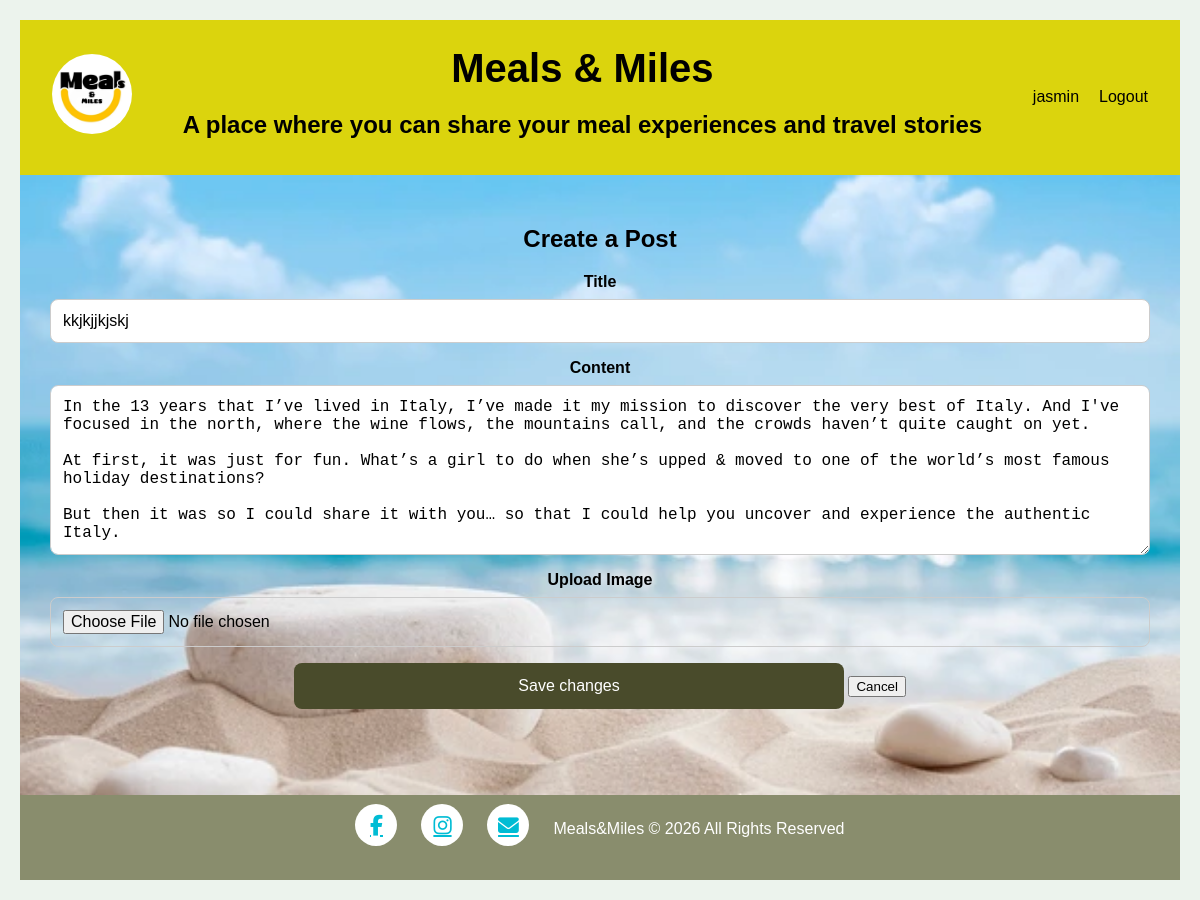
Page /edit_post/2 (signed in) on the earlier database version.
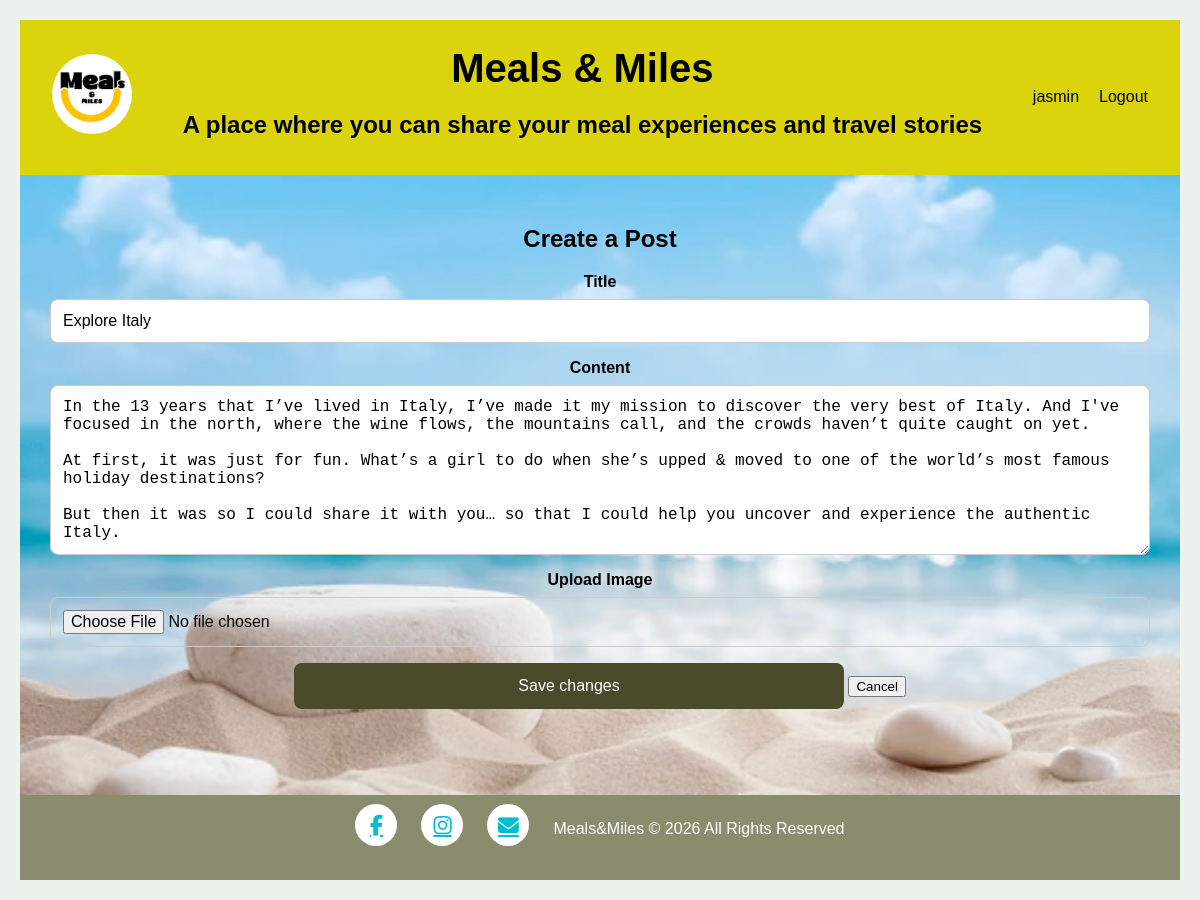
Same page on the later database version.
### Database/models.py (models this page shows)
class Post(db.Model):
        id = db.Column(db.Integer, primary_key=True)
        title = db.Column(db.String(200))
        content = db.Column(db.Text)
        image = db.Column(db.String(255))
        user_id = db.Column(db.Integer, db.ForeignKey('user.id'))
        likes = db.relationship('Like',backref='post', lazy=True, cascade="all, delete-orphan")
        comments = db.relationship('Comment',backref='post', lazy=True, cascade="all, delete-orphan")

### Database/views.py (the view, shortened to what this page needs)
@views.route('/edit_post/<int:post_id>', methods=['GET', 'POST'])
@login_required
def edit_post(post_id):
    print ("Edit post route reached")
    post = Post.query.get_or_404(post_id)
    print("Post ID:", post.id)
    print("Post owner:", post.user_id)
    print("Current user:", current_user.id)
    if post.user_id != current_user.id:
        return redirect(url_for('views.account'))
    return render_template('edit_post.html',post=post)

### Database/__init__.py (called while the page is built)
@login_manager.user_loader
def load_user(user_id):
    from .models import User
    return User.query.get(int(user_id))

### Database/templates/edit_post.html (shortened to what this page needs)
<!DOCTYPE html>
<html lang="en">
    <head>
        <link rel="stylesheet" href="../static/css/create.css"/>
        <link rel="stylesheet" href="https://cdnjs.cloudflare.com/ajax/libs/font-awesome/6.5.1/css/all.min.css">
    </head>
    <body>
        <nav class="navbar">
            <div class="nav-left">
              <img src="{{ url_for('static', filename='images/logo.png') }}" alt="LOGO" class="logo">
            </div>
            <div class="nav-center">
                <h1 class="main-heading">Meals & Miles</h1>
                <h2>A place where you can share your meal experiences and travel stories</h2>
            </div>
            <div class="nav-right" id= "navRight">
                <a href="/account">{{ current_user.username }}</a>
                <a href="{{ url_for('views.logout') }}">Logout</a>
            </div>
        </nav>
        <section class="main">
            <div class="edit-post">
               <h2>Create a Post</h2>
                    <form action="{{ url_for('views.edit_post' , post_id=post.id) }}" method="POST" enctype="multipart/form-data" id="postForm">
                    <div class="form-group">
                        <label for="title">Title</label>
                        <input type="text" id="title" name="title" value="{{ post.title}}" required>
                    </div>
                    <div class="form-group">
                        <label for="content">Content</label>
                        <textarea id="content" name="content" rows="8" required >{{ post.content }} </textarea>
                    </div>
                    <div class="form-group">
                        <label for="image">Upload Image</label>
                        <input type="file" id="image" name="image" accept="image/*">
                    </div>
                    <button type="submit" class="submit-btn"> Save changes</button>
                    <button type="button" class="cancel-btn" onclick="window.location.href='/account'">Cancel </button>
                    </form>
            </div>
        </section>
        <footer class="footer">
            <div class="footer-icons">
                <a href="https://www.facebook.com/mealsandmiles">
                <i class="fab fa-facebook-f"></i>
                </a>
                <a href="https://www.instagram.com/_meals_and_miles/">
                <i class="fab fa-instagram"></i>
                </a>
                <a href="mailto:info@mealsandmiles.com" >
                <i class="fas fa-envelope"></i>
                </a>
                <p>Meals&Miles &copy 2026 All Rights Reserved</p>
            </div>
        </footer>
    </body>
</html>

Differences in the rows shown:
changed Post: title "kkjkjjkjskj" → "Explore Italy"
